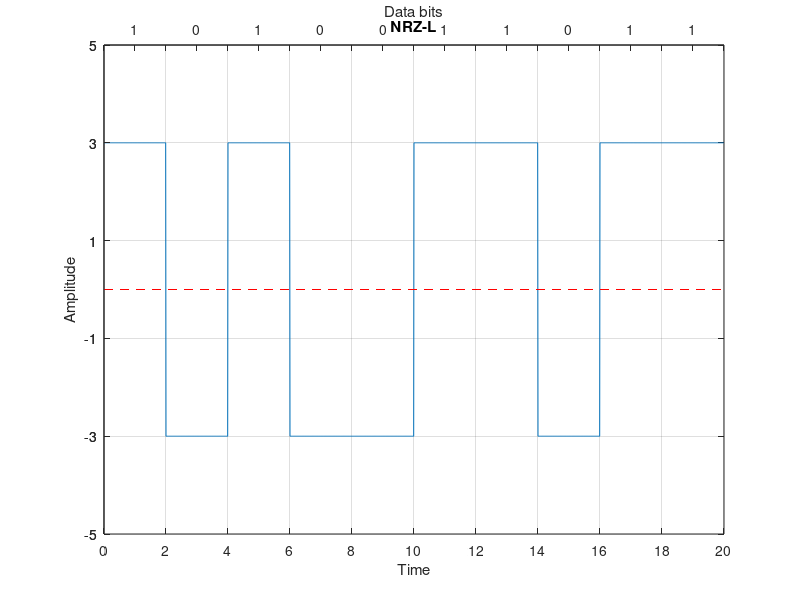

Here is the MATLAB script that generated this plot:
clear all;
close all;
clc;

bits = [1 0 1 0 0 1 1 0 1 1];
bit_duration = 2;

fs = 100;
Total_time = length(bits) * bit_duration;   # time needed to send whole data
t = 0: 1/fs: Total_time-(1/fs);

# sender end
for i = 1 : length(bits)
    if bits(i) == 0
      nrzl(((i-1) * bit_duration * fs) + 1 : i * bit_duration * fs) = -3;
    else
      nrzl(((i-1) * bit_duration * fs) + 1 : i * bit_duration * fs) = 3;
    endif
endfor

# ploting
plot(t, nrzl);
xticks([0: bit_duration: Total_time]);
yticks([-5: 2: 5]);
ylim([-5, 5]);
xlim([0, Total_time]);
grid on;
title("NRZ-L");
xlabel("Time");
ylabel("Amplitude");
line ([0, Total_time], [0 0], "linestyle", "--", "color", "r");

% Top axis
ax1=gca;
ax2 = axes('Position', get(ax1, 'Position'), 'Color', 'none');
set(ax2, 'XAxisLocation', 'top');
set(ax2, 'XLim', get(ax1, 'XLim'));
set(ax2, 'YLim', get(ax1, 'YLim'));
set(ax2, 'XTick', [bit_duration/2: bit_duration: Total_time]);
set(ax2, 'YTick', [-5: 2: 5]);
set(ax2, 'XTickLabel', bits);
set(ax2, 'XLabel', 'Data bits');

# receiver end
for i = 1 : length(nrzl)/(bit_duration * fs)
    if nrzl(((i-1) * bit_duration * fs) + 1 : i * bit_duration * fs) == (ones(1, (bit_duration * fs)) .* 3)
        rcv_data(i) = 1;
    else
        rcv_data(i) = 0;
    endif
endfor

disp(rcv_data);
